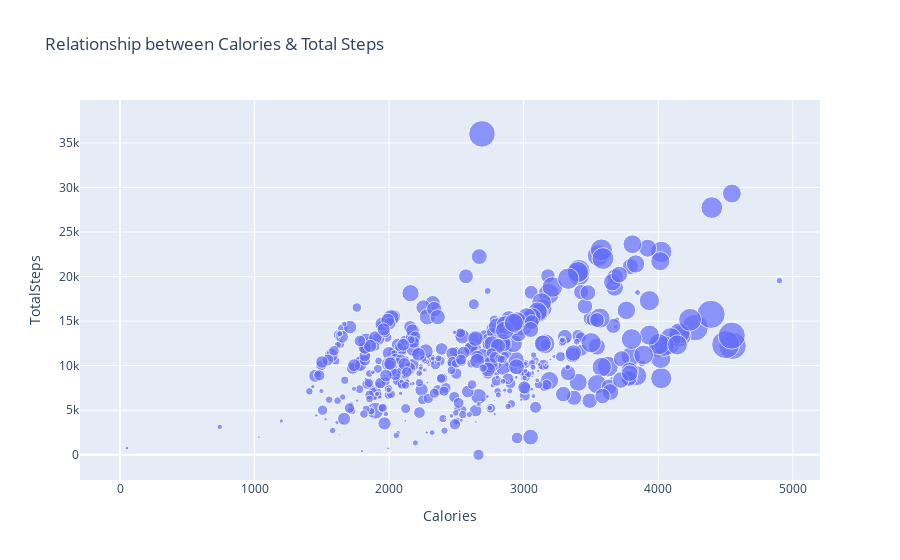

Write notebook code for a chart like this one.
### Code cell
figure = px.scatter(data_frame = df, x="Calories",
                    y="TotalSteps", size="VeryActiveMinutes",
                    title="Relationship between Calories & Total Steps")
figure.show()

### Figure 1 — Plotly figure (JSON) as saved in the notebook; plotly's stock layout.template omitted (floating-point values rounded to 4 significant figures; data arrays with more than 128 entries replaced by an {"elided": "..."} marker saying what was removed)
{"data": [{"hovertemplate": "Calories=%{x}<br>TotalSteps=%{y}<br>VeryActiveMinutes=%{marker.size}<extra></extra>", "legendgroup": "", "marker": {"color": "#636efa", "size": {"elided": "940 int values"}, "sizemode": "area", "sizeref": 0.525, "symbol": "circle"}, "mode": "markers", "name": "", "orientation": "v", "showlegend": false, "type": "scatter", "x": {"elided": "940 int values"}, "xaxis": "x", "y": {"elided": "940 int values"}, "yaxis": "y"}], "layout": {"autosize": true, "legend": {"itemsizing": "constant", "tracegroupgap": 0}, "title": {"text": "Relationship between Calories & Total Steps"}, "xaxis": {"anchor": "y", "autorange": true, "domain": [0, 1], "range": [-291.5, 5195.0], "title": {"text": "Calories"}, "type": "linear"}, "yaxis": {"anchor": "x", "autorange": true, "domain": [0, 1], "range": [-3904.0, 42130.0], "title": {"text": "TotalSteps"}, "type": "linear"}}}
